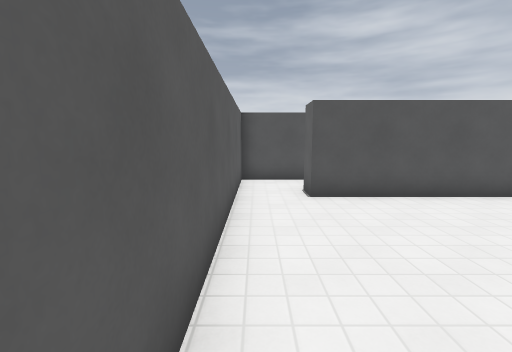
view 1 (above)

22 first-person views from a walk through a level from a Godot 3-D game. The camera is 1.5 m above the floor, tilts 8° down and sees 90° across. The floor is counted in squares, 1 m on a side. Each view is taken from the middle of a square. On the plan, view 1 faces up. The plan holds only what a view shows up to about 13 squares ahead; the rest is blank. The place goes on beyond the plan. Surface patterns are stand-ins for the level's own textures.

view 2
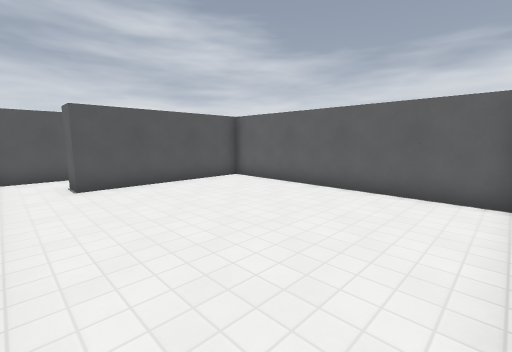

view 3
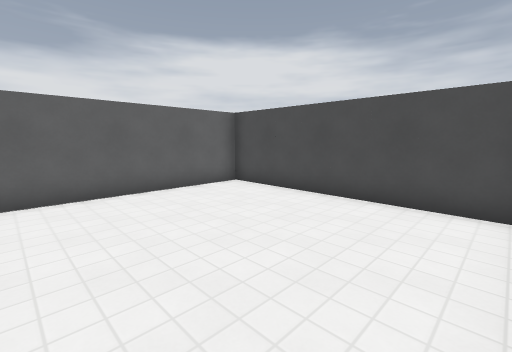

view 4
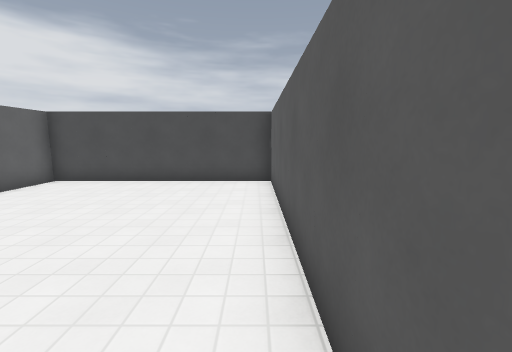

view 5
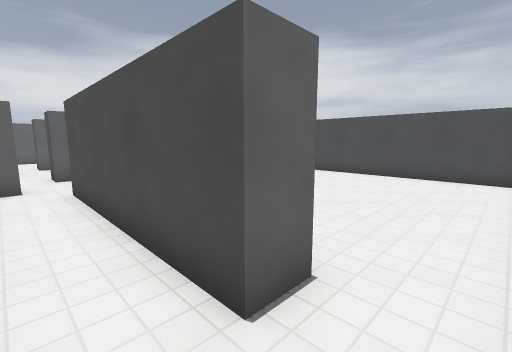

view 6
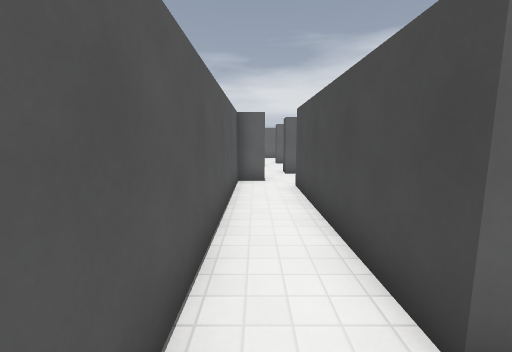

view 7
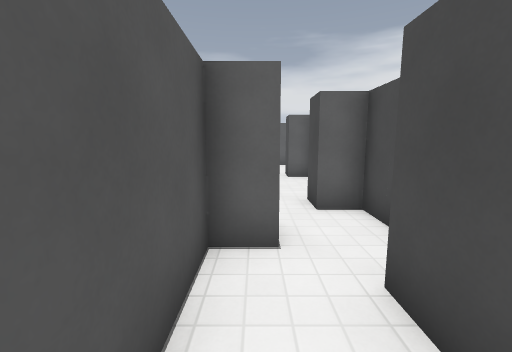

view 8
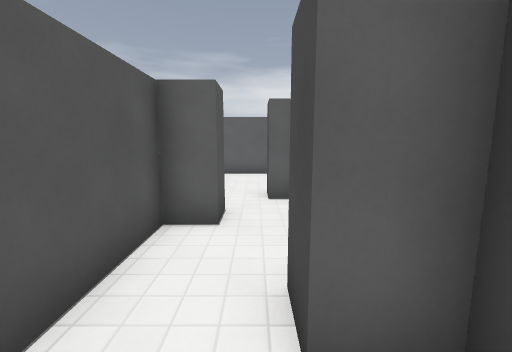

view 9
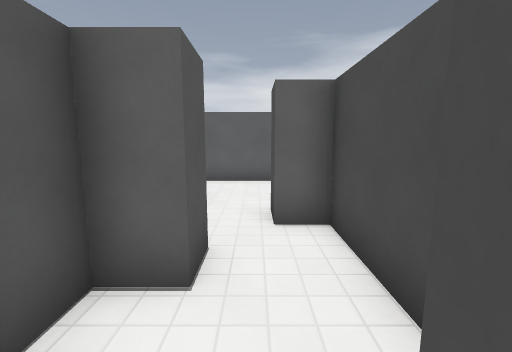

view 10
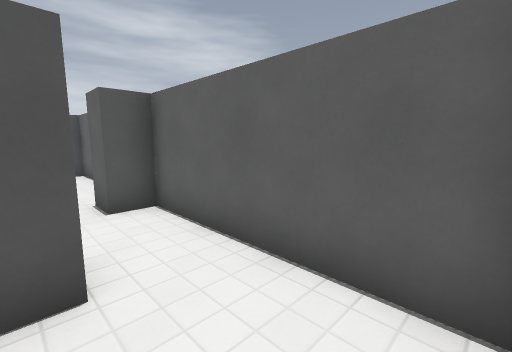

view 11
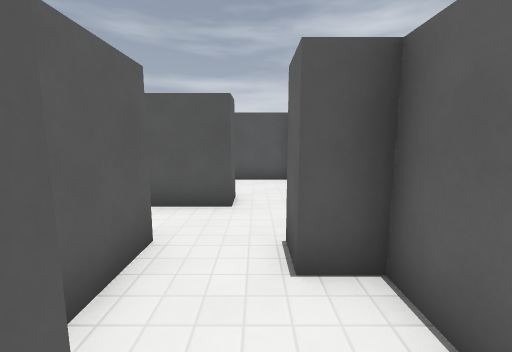

view 12
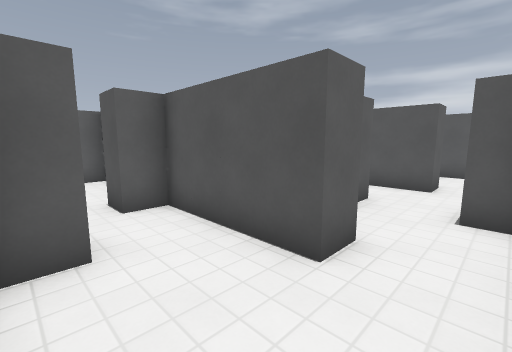

view 13
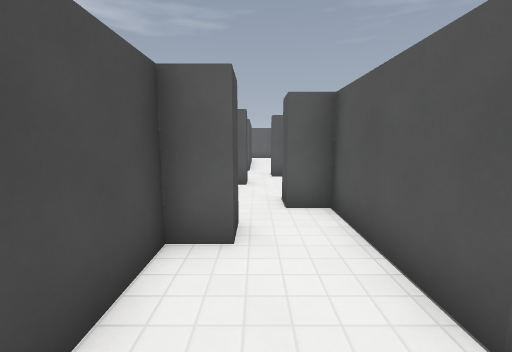

view 14
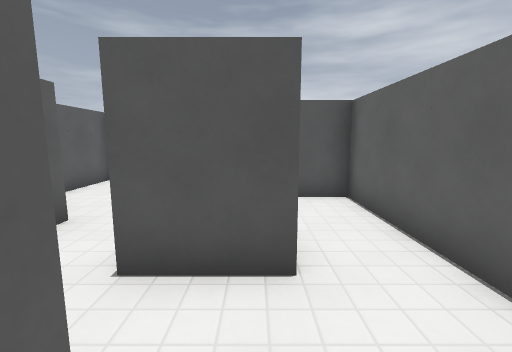

view 15
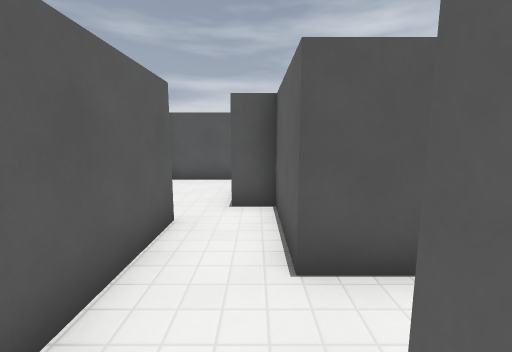

view 16
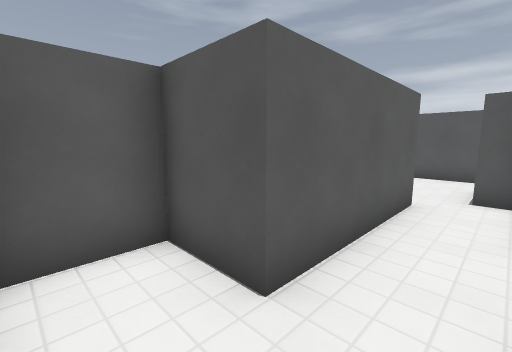

view 17
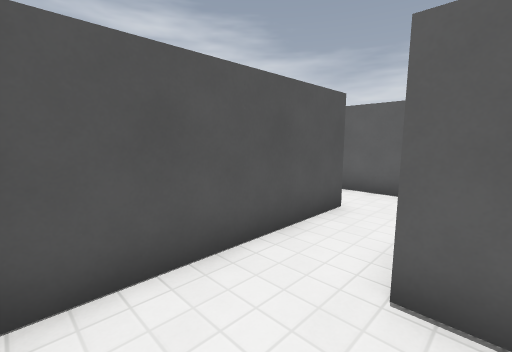

view 18
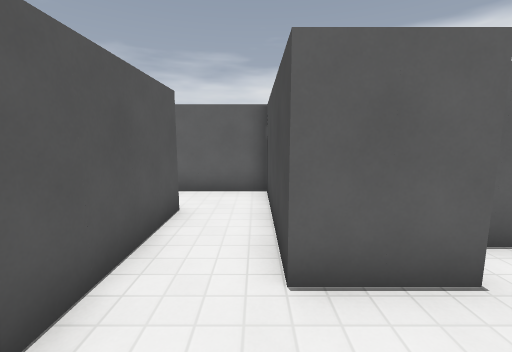

view 19
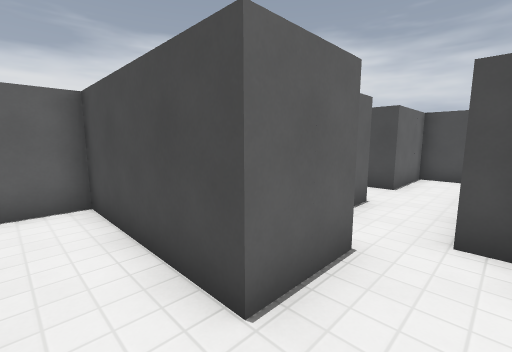

view 20
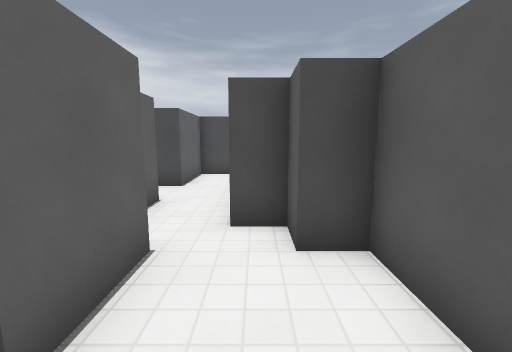

view 21
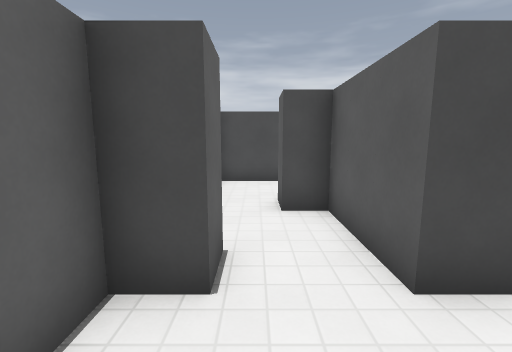

view 22
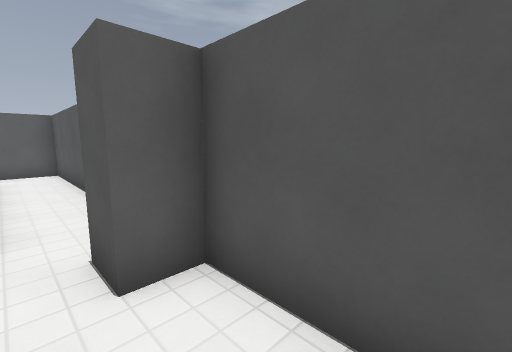

### Floor plan
Points are (right, up) in squares from view 1. A wall is a line through its corners. A room is listed if a view was taken in it or the views show most of it. See-through windows are left out.
Room 1 (views 1, 2, 3)
walls: (-0.5, 6.4) (-0.5, -2.3) (7.4, -2.3) (7.4, 6.7) (1.4, 6.7)
ways out: opening at (0.5, 7) to room 2
Room 2 (views 4, 5, 6, 7, 8, 9, 10, 11, 12, 13, 14, 21, 22)
walls: (13.8, 6.7) (16.4, 6.7) (16.4, 7.7) (17.5, 7.7) (17.5, 6.7) (21.5, 6.7) (21.5, 12.7) (20.5, 12.7) (20.5, 13.7) (21.5, 13.7) (21.5, 19.7) (18.9, 19.7); (10.2, 6.7) (11.5, 6.7) (11.5, 7.7) (12.5, 7.7); (17.5, 13.7) (18.5, 13.7) (18.5, 10.7) (19.5, 10.7) (19.5, 9.7) (15.5, 9.7) (15.5, 8.7) (14.5, 8.7) (14.5, 9.7) (10.5, 9.7) (10.5, 8.7) (9.4, 8.7) (9.4, 9.7) (-0.5, 9.7) (-0.5, 6.4); (19.5, 16.8) (19.5, 15.7) (17.5, 15.7); (1.4, 6.7) (1.4, 7.7) (8.5, 7.7)
ways out: opening at (0.5, 7) to room 1; opening at (18, 14.5) to room 3
Room 3 (view 15)
walls: (17.5, 15.7) (17.5, 18.7) (16.4, 18.7); (15.5, 17.7) (15.5, 12.7); (14.4, 18.7) (14.4, 17.7); (17.5, 12.4) (17.5, 13.7)
ways out: opening at (18, 14.5) to room 2; opening at (16.5, 13) to room 4; opening at (16, 18) to room 5
Room 4 (view 16)
walls: (15.5, 12.7) (13.5, 12.7) (13.5, 10.9); (16.1, 10.7) (17.5, 10.7) (17.5, 12.4)
ways out: opening at (16.5, 13) to room 3
Room 5 (views 17, 18, 19, 20)
walls: (16.4, 18.7) (16.4, 20.7) (21.5, 20.7) (21.5, 23.8); (19.5, 22.7) (13.8, 22.7); (13.5, 22.6) (13.5, 18.7) (14.4, 18.7); (14.4, 17.7) (15.5, 17.7)
ways out: opening at (16, 18) to room 3; opening at (20.5, 23)

Positions as (right, up) in squares from view 1, and headings:
1: (0, 0), facing up
2: (0, -2), facing up-right
3: (0, 4), facing down-right
4: (0, 7), facing down
5: (0, 9), facing down-right
6: (0, 9), facing right
7: (6, 9), facing right
8: (10, 8), facing right
9: (12, 8), facing right
10: (19, 7), facing up-right
11: (20, 10), facing up
12: (21, 7), facing up-left
13: (21, 8), facing left
14: (19, 13), facing up
15: (17, 13), facing up
16: (17, 11), facing up-left
17: (14, 20), facing up-right
18: (14, 21), facing right
19: (15, 22), facing down-right
20: (15, 22), facing down
21: (20, 16), facing down
22: (13, 8), facing up-left
